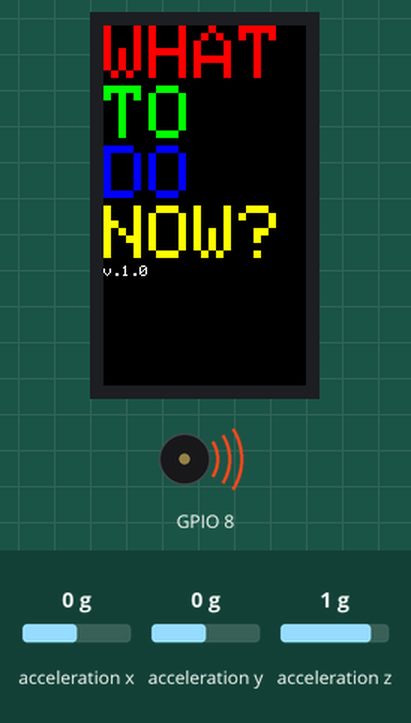
Simulated run of this sketch. Board: ESP32. Shown: 135×240 colour display, buzzer (waves = sounding). The inputs (shaded band) are chosen by the test bench; at power-on: acceleration x 0 g, acceleration y 0 g, acceleration z 1 g. WiFi joins after 1.5 s; servers stay silent unless stated; random numbers use the default seed unless the sketch sets one; what the sketch prints to the serial monitor is not drawn.

Above: at 1.7 s.
At 8.3 s:
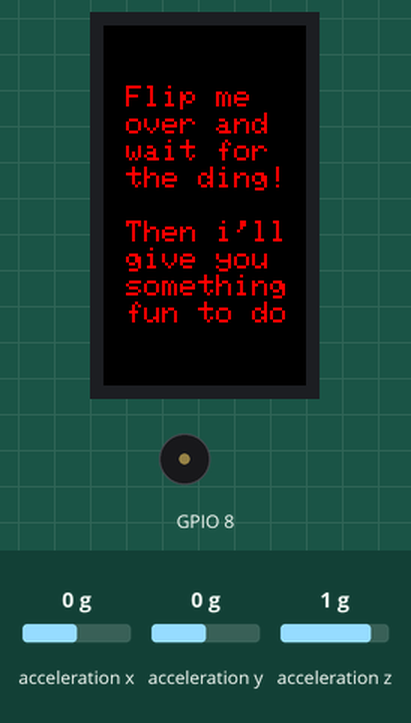
At 18.82 s:
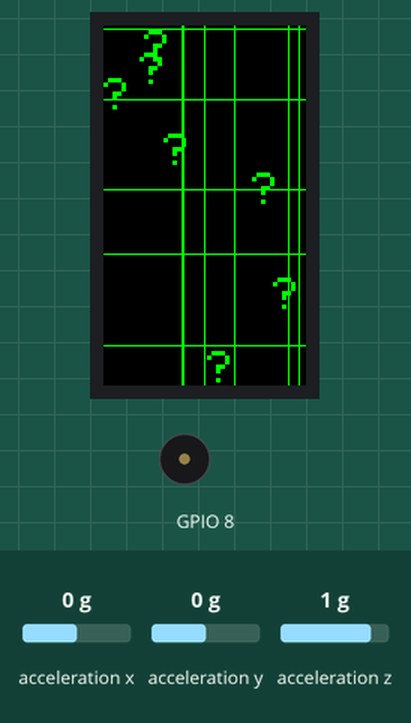
At 38.4 s:
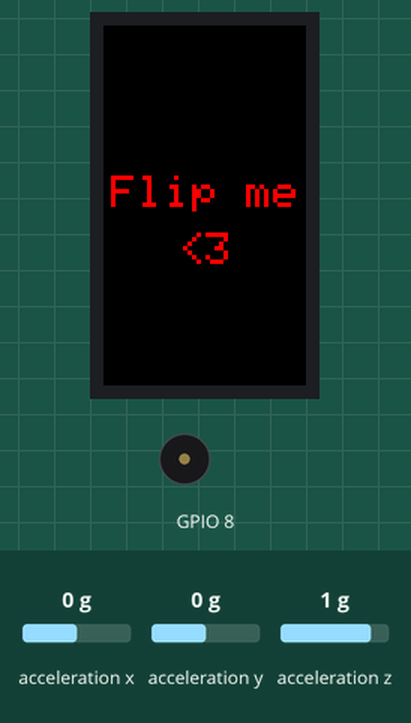
Timing chart, 0 to 40.0 s (numbered marks = the images above):
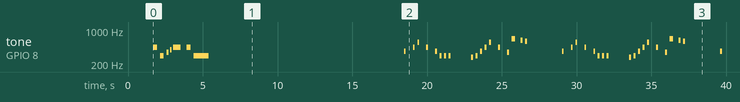

The sketch:

WhatShalIDoToydune.ino
```cpp
#include <WiFi.h>
#include <HTTPClient.h>
#include <ArduinoJson.h>
#include <Adafruit_GFX.h>
#include <Adafruit_ST7735.h>
#include <Adafruit_ST7789.h>
#include <SPI.h>
#include <Adafruit_LIS3DH.h>
#include "pitches.h"

#define TFT_CS         13
#define TFT_RST        1
#define TFT_DC         12

//************* change ssid and password to your own settings ************

const char* ssid = "Get-2G-934E04";
const char* password = "zzy3cthj2n";

//************************************************************************

Adafruit_ST7789 tft = Adafruit_ST7789(TFT_CS, TFT_DC, TFT_RST); // for the tft screen
Adafruit_LIS3DH lis = Adafruit_LIS3DH(); // for the accelerometer sensor built into the esp32

void setup() {
  Serial.begin(115200);
  WiFi.begin(ssid, password);

  while (WiFi.status() != WL_CONNECTED) {
    delay(500);
    Serial.println("Connecting...");
  }
  Serial.println("Connected!");

  tft.init(135, 240);
  tft.setSPISpeed(4000000);

  uint16_t time = millis();
  time = millis() - time;

  if (! lis.begin(0x18)) {
    while (1) yield();
  }

  startupscreen();
  startupJingle();
  delay(2000);

  welcomeText();
  delay(10000);
}

void loop() {
  if ((WiFi.status() == WL_CONNECTED)) {
    HTTPClient http;
    http.begin("https://www.boredapi.com/api/activity");
    int httpCode = http.GET();
    lis.read();

    if (lis.z < -10000) {
      if (httpCode > 0) {
        String payload = http.getString();
        tft.fillScreen(ST77XX_BLACK);
        tft.setCursor(0, 70);
        tft.setTextSize(2);
        tft.setTextColor(ST77XX_GREEN);
        parsingPayload(payload);
        dingNoice();
        delay(20000);
        tft.fillScreen(ST77XX_BLACK);
      } else {
        Serial.println("Error on HTTP request");
      }

    http.end(); //free up resources

    } else {
      tft.fillScreen(ST77XX_BLACK);
      standbyGrapic();
      standbyMusic();
      impatientFlipMessage();
      delay(1000);
    }
  }
  tft.setCursor(0, 0);
  tft.setTextWrap(true);
}

//*************** parsing section ********************

void parsingPayload(String payload){
  DynamicJsonDocument doc(2048);
  deserializeJson(doc,payload);
  const char* _activity = doc["activity"];
  tft.println(_activity);
}

//************ grapic Section ***************
void standbyGrapic() {

  int randomNumberV = 0;
  int randomNumberH = 0;
  int randomcursorx = 0;
  int randomCursory = 0;

  for (int i = 0; i < 7 ; i++) {
    int randomNumberV = random(135);
    int randomNumberH = random(240);
    int randomcursorX = random(120);
    int randomCursorY = random(230);

    tft.drawFastVLine(randomNumberV,0,240,ST77XX_GREEN);
    tft.drawFastHLine(0,randomNumberH,240,ST77XX_GREEN);

    tft.setCursor(randomcursorX, randomCursorY);
    tft.setTextColor(ST77XX_GREEN);
    tft.setTextSize(3);
    tft.println("?");
  }
}

//********* text section ************

void startupscreen() {
  tft.fillScreen(ST77XX_BLACK);
  tft.setCursor(0, 0);
  tft.setTextWrap(true);
  tft.setTextSize(5);
  tft.setTextColor(ST77XX_RED);
  tft.println("WHAT");
  tft.setTextColor(ST77XX_GREEN);
  tft.println("TO");
  tft.setTextColor(ST77XX_BLUE);
  tft.println("DO");
  tft.setTextColor(ST77XX_YELLOW);
  tft.println("NOW?");
  tft.setTextSize(1);
  tft.setTextColor(ST77XX_WHITE);
  tft.println("v.1.0");
}
void welcomeText() {
  tft.fillScreen(ST77XX_BLACK);
  tft.setCursor(15, 40);
  tft.setTextColor(ST77XX_RED);
  tft.setTextSize(2);
  tft.println("Flip me");
  tft.setCursor(15, 58);
  tft.println("over and");
  tft.setCursor(15, 76);
  tft.println("wait for");
  tft.setCursor(15, 94);
  tft.println("the ding!");
  tft.setCursor(15, 112);
  tft.println("");
  tft.setCursor(15, 130);
  tft.println("Then i'll");
  tft.setCursor(15, 148);
  tft.println("give you");
  tft.setCursor(15, 166);
  tft.println("something");
  tft.setCursor(15, 184);
  tft.println("fun to do");
}

void impatientFlipMessage() {
  tft.fillScreen(ST77XX_BLACK);
  tft.setCursor(5, 100);
  tft.setTextColor(ST77XX_RED);
  tft.setTextSize(3);
  tft.println("Flip me");
  tft.setCursor(50, 138);
  tft.println("<3");
}

//***************** music section *************************

void dingNoice() {
  int ding[] = {
    NOTE_B0, NOTE_G4,
  };
  int noteDurations[] = {
    8, 8
  };

  for (int thisNote = 0; thisNote < 2; thisNote++) {
    int noteDuration = 1000 / noteDurations[thisNote];
    tone(8, ding[thisNote], noteDuration);

    int pauseBetweenNotes = noteDuration * 1.30;
    delay(pauseBetweenNotes);
  }
}
void startupJingle() {
  int startupTune[] = {
    NOTE_A4, NOTE_D4, NOTE_F4, NOTE_G4, NOTE_A4, NOTE_A4, NOTE_D4,
  };
  int noteDurations[] = {
    4, 4, 8, 8, 2, 4, 1
  };

  for (int thisNote = 0; thisNote < 7; thisNote++) {
    int noteDuration = 1000 / noteDurations[thisNote];
    tone(8, startupTune[thisNote], noteDuration);

    int pauseBetweenNotes = noteDuration * 1.80;
    delay(pauseBetweenNotes);
  }
}
void standbyMusic() {
  int standbyTune[] = {
    NOTE_FS4, 0, NOTE_A4, NOTE_CS5, 0, NOTE_A4, 0, NOTE_FS4, NOTE_D4, NOTE_D4,
    NOTE_D4, 0, 0, 0, NOTE_CS4, NOTE_D4, NOTE_FS4, NOTE_A4, NOTE_CS5, 0, NOTE_A4,
    0, NOTE_F4, NOTE_E5, NOTE_DS5, NOTE_D5, 0, 0, NOTE_GS4, 0, NOTE_CS5, NOTE_FS4,
  };
  int noteDurations[] = {
    8, 8, 8, 8, 8, 8, 8, 8, 8, 8, 8, 8, 4, 8,
    8, 8, 8, 8, 8, 8, 8, 8, 8, 4, 8, 8, 8, 4, 8, 8, 8, 8
  };

  for (int thisNote = 0; thisNote < 28; thisNote++) {
    int noteDuration = 1000 / noteDurations[thisNote];
    tone(8, standbyTune[thisNote], noteDuration);

    int pauseBetweenNotes = noteDuration * 2.40;
    delay(pauseBetweenNotes);
  }
}
```

Measured:
- by itself, tone on GPIO 8: plays 440 Hz for 0.25 s, 294 Hz for 0.25 s, 349 Hz for 0.12 s, 392 Hz for 0.12 s, 440 Hz for 0.50 s, 440 Hz for 0.25 s … (44 notes in this stretch)
- what the display in image 1 shows lasts 10.3 s, from 8.2 s to 18.5 s
